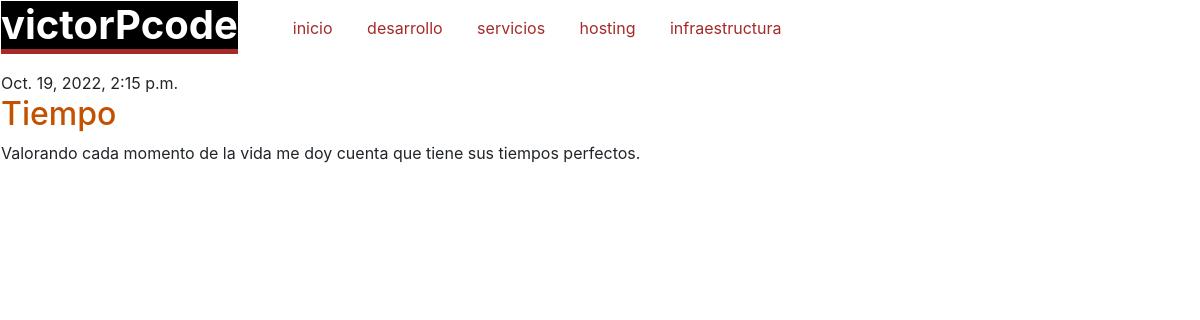
/post/2/, run on an earlier commit of the app's database.
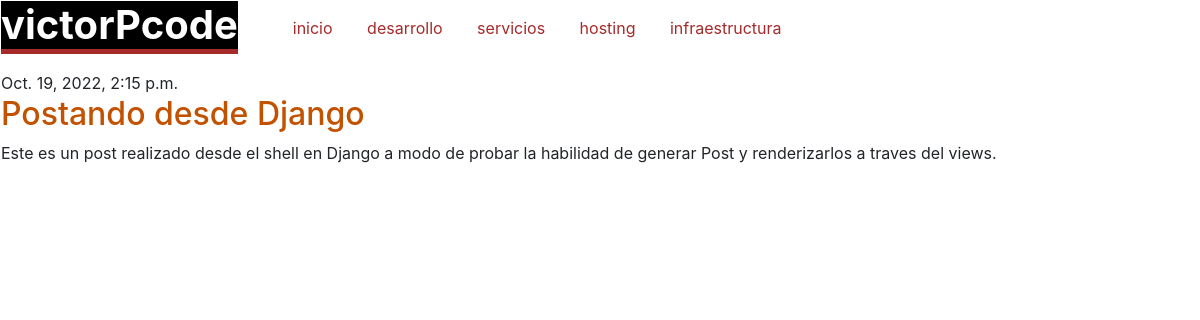
And on a later commit of the database.
### blog/models.py (models this page shows, shortened)
class Post(models.Model):
    author = models.ForeignKey(settings.AUTH_USER_MODEL, on_delete=models.CASCADE)
    title = models.CharField(max_length=200)
    text = models.TextField()
    created_date = models.DateTimeField(default=timezone.now)
    published_date = models.DateTimeField(blank=True, null=True)

### blog/views.py (the view)
# urls.py: path('post/<int:pk>/', views.post_detail, name='post_detail'),
def post_detail(request, pk):
    post = get_object_or_404(Post, pk=pk)
    return render(request, 'blog/post_detail.html', {'post': post})

### blog/templates/blog/post_detail.html (shortened to what this page needs)
{% extends 'blog/base.html' %}
{% block content %}
<main>
    <article class="post">
        {% if post.published_date %}
            <time class="date">
                {{ post.published_date }}
            </time>
        {% endif %}
        <h2 style="color: #C25100;">{{ post.title }}</h2>
        <p>{{ post.text|linebreaksbr }}</p>
    </article>
</main>
{% endblock %}

What changed in the data, as far as the page shows it:
changed Post: title "Tiempo" → "Postando desde Django"; text "Valorando cada momento de la vida me doy cuenta que tiene sus tiempos perfectos." → "Este es un post realizado desde el shell en Django a modo de probar la habilidad de generar Post y renderizarlos a traves del views."
